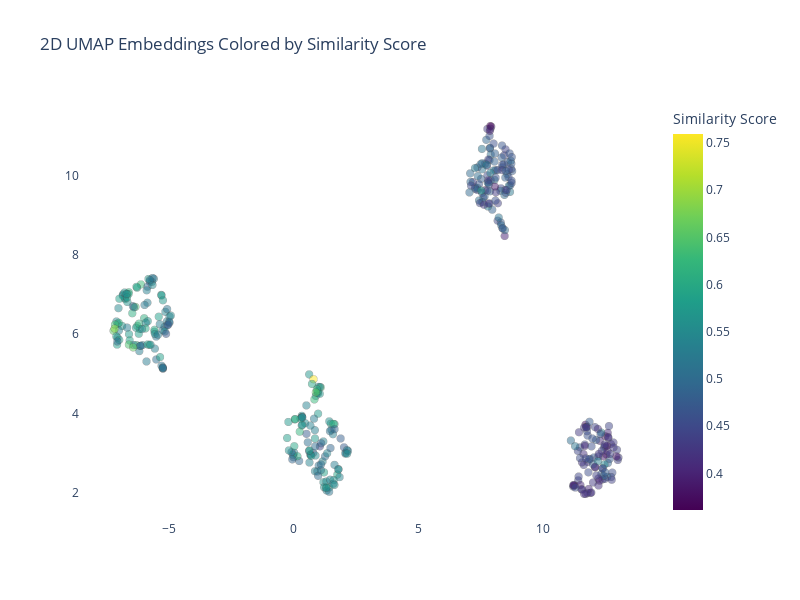

Source (notebook cell):
### Markdown cell above
### Visualizing similarity for all papers

### Code cell
# Define the layout for the plot.
layout = {
    "title": "2D UMAP Embeddings Colored by Similarity Score",
    "width": 800,
    "height": 600,
    "plot_bgcolor": "rgba(0,0,0,0)",  ## Set background to transparent.
    "hovermode": "closest",  # Show tooltips on hover to the nearest point.
}
# Create a new figure with the defined layout.
fig = go.Figure(layout=layout)
# Add a scatter plot with points representing papers
# Points are colored based on their similarity to the target query
trace = go.Scattergl(
    x = papers["umap_x"],
    y = papers["umap_y"],
    mode = "markers",
    marker = dict(
        color = papers["similarity_score"],
        colorscale = "Viridis",
        colorbar = dict(title="Similarity Score"),
        size = 8,
        line = dict(width=0.5),
        opacity=0.50
    ),
    text=papers["tooltip"]
)
# Add the trace to the figure.
# And show the figure.
fig.add_trace(trace)
fig.show()

### Figure 1 — Plotly figure (JSON) as saved in the notebook; plotly's stock layout.template omitted (floating-point values rounded to 4 significant figures; data arrays with more than 128 entries replaced by an {"elided": "..."} marker saying what was removed)
{"data": [{"marker": {"color": {"elided": "400 float values"}, "colorbar": {"title": {"text": "Similarity Score"}}, "colorscale": [[0, "#440154"], [0.1111, "#482878"], [0.2222, "#3e4989"], [0.3333, "#31688e"], [0.4444, "#26828e"], [0.5556, "#1f9e89"], [0.6667, "#35b779"], [0.7778, "#6ece58"], [0.8889, "#b5de2b"], [1, "#fde725"]], "line": {"width": 0.5}, "opacity": 0.5, "size": 8}, "mode": "markers", "text": {"elided": "400 str values"}, "type": "scattergl", "x": {"elided": "400 float values"}, "y": {"elided": "400 float values"}}], "layout": {"height": 600, "hovermode": "closest", "plot_bgcolor": "rgba(0,0,0,0)", "title": {"text": "2D UMAP Embeddings Colored by Similarity Score"}, "width": 800}}
